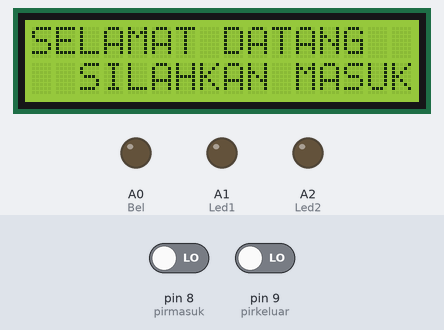
Recording of a sketch running on a simulated Arduino Uno, built with avr-gcc and run on an emulated ATmega328P. Parts: 16×2 character LCD, output pins drawn as LEDs (lit = HIGH). The inputs (shaded band) are chosen by the test bench; at power-on: pin 8 (pirmasuk) LOW, pin 9 (pirkeluar) LOW.

Above: at 0.1 s.
At 1.2 s:
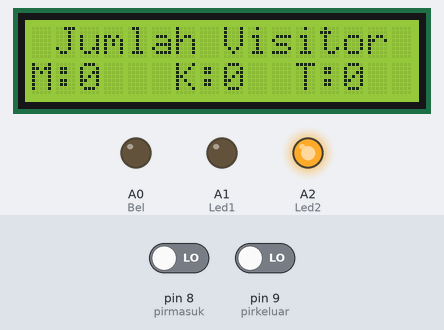
Timing chart, 0 to 2.7 s (numbered marks = the images above):
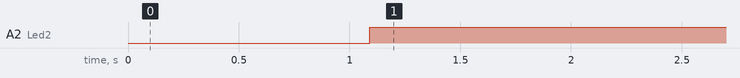

The sketch:

sketch.ino
```cpp
#include <LiquidCrystal_I2C.h>
LiquidCrystal_I2C lcd(0x27, 16, 2);
const int pirmasuk=8,pirkeluar=9;
const int Bel=A0;
const int Led1=A1,Led2=A2;
int masuk=0,keluar=0,total=0;

void setup()
{
  lcd.init();
  lcd.backlight();
  lcd.print("SELAMAT DATANG");
  lcd.setCursor(2,1);
  lcd.print("SILAHKAN MASUK");
  delay(1000);
  pinMode(pirmasuk, INPUT);
  pinMode(pirkeluar, INPUT);
  pinMode(Bel, OUTPUT);
  pinMode(Led1, OUTPUT);
  pinMode(Led2, OUTPUT);
}

void loop()
{
 if (digitalRead(pirmasuk))
 {
   total ++;
   masuk = masuk+1;
   delay(4000);
 }

 if (digitalRead(pirkeluar))
 {
   total --;
   keluar = keluar+1;
   delay(4000);
 }

  //indikator banyaknya pengunjung
  //ganti angka count>..... sesuai kebutuhan
   if(total>5){
     digitalWrite(Led1,HIGH);
     digitalWrite(Led2,LOW);
     digitalWrite(Bel,HIGH);
     delay(1000);
   }
  else
  {
    digitalWrite(Led1,LOW);
    digitalWrite(Bel,LOW);
    digitalWrite(Led2,HIGH);
  }

  lcd.clear();

  lcd.setCursor(1,0); //(mengatur lokasi tata letak awal huruf
  lcd.print("Jumlah Visitor");

  //lcd.setCursor(5,0);
  lcd.setCursor(0,1); //mengatur Letak huruf
  lcd.print("M:");

  lcd.setCursor(2,1);
  lcd.print(masuk); //mengatur letak angka

  lcd.setCursor(6,1); //mengatur Letak huruf
  lcd.print("K:");

  lcd.setCursor(8,1); //mengatur letak angka
  lcd.print(keluar);


  lcd.setCursor(11,1); //mengatur Letak huruf
  lcd.print("T:");

  lcd.setCursor(13,1); //mengatur letak angka
  lcd.print(total);
  delay(1000);
}
```

Measured:
- by itself, A2 (Led2): LOW → HIGH at 1.1 s
